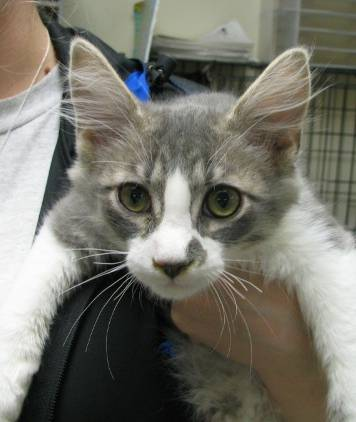
#> input picture animals/cats/cats_00009.jpg, 356 x 422 px; its folder holds 4 pictures in this run
$ jupyter execute 'Bag-of-Words model.ipynb'
#> lines starting #> are read from the running program, lines starting #| are printed output that depends on the picture; pictures that were not available may be replaced by others from this repository, and a replacement may not be noted
# 1

[cell 1]
import numpy
import os
import torch
import cv2
from sklearn.model_selection import train_test_split
import torch.nn as nn
import PIL.Image as Image
from PIL import Image
import matplotlib.pyplot as plt

[cell 2]
file_path = [r"animals/cats", r"animals/dogs", r"animals/panda"]
categories = {0: "cat", 1: "dog", 2: "panda"}
def load_data():
    data = []
    for i in range(3):
        for file in os.listdir(file_path[i]):
            if file.endswith(".jpg"):
                img = cv2.imread(file_path[i] + "/" + file)
#> img is the input picture: shape (422, 356, 3); mean B, G, R 107.3, 117.2, 118.7
                data.append([img, i, file_path[i] + "/" + file, None])
    return data
# data[index][image, lable_id, file_path, histogram]
data = load_data()
print(len(data))

[cell 3]
def display_an_image(data):
    idx = numpy.random.randint(0, len(data))
    img = data[idx][0]
    label = data[idx][1]
    img = Image.fromarray(img)
    print(categories[label])
    display(img)

display_an_image(data)

# 2

[cell 4]
for i in range(len(data)):
    data[i][0] = cv2.resize(data[i][0], (256, 256))

idx = numpy.random.randint(0, len(data))
img = data[idx][0]
#> img: shape (256, 256, 3)
label = data[idx][1]

[cell 5]
# Rotate the image by 45 degrees clockwise
angle = 45
rows, cols, _ = img.shape
#> rows = 256; cols = 256
M = cv2.getRotationMatrix2D((cols/2, rows/2), angle, 1)
rotated_img = cv2.warpAffine(img, M, (cols, rows))
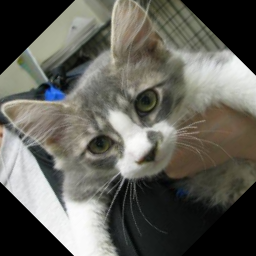
#> rotated_img: shape (256, 256, 3); mean of channels 0, 1, 2 89.4, 96.9, 97.6; drawn as B, G, R
# Flip the image horizontally
flipped_img = cv2.flip(img, 1)
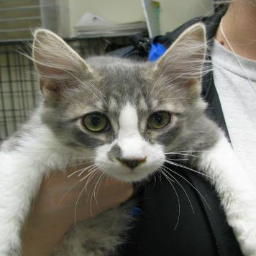
#> flipped_img: shape (256, 256, 3); mean of channels 0, 1, 2 107.2, 117.1, 118.5; drawn as B, G, R

# Display the original, rotated, and flipped images
plt.figure(figsize=(12, 6))

plt.subplot(1, 3, 1)
plt.imshow(cv2.cvtColor(img, cv2.COLOR_BGR2RGB))
plt.title('Original Image')
plt.axis('off')

plt.subplot(1, 3, 2)
plt.imshow(cv2.cvtColor(rotated_img, cv2.COLOR_BGR2RGB))
plt.title('Rotated Image (45 degrees)')
plt.axis('off')

plt.subplot(1, 3, 3)
plt.imshow(cv2.cvtColor(flipped_img, cv2.COLOR_BGR2RGB))
plt.title('Horizontally Flipped Image')
plt.axis('off')

plt.show()
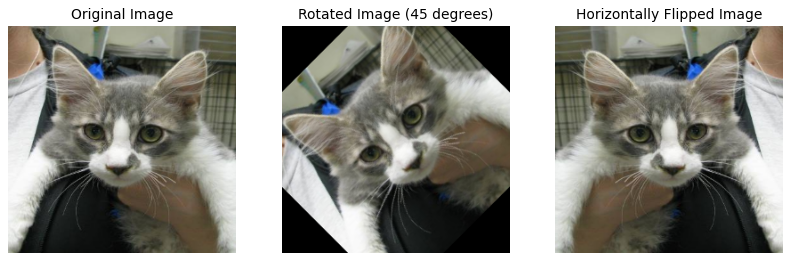
#> figure drawn by matplotlib, 3 panels

# 3

[cell 6]
import cv2
import numpy as np

def extract_SIFT_feature(img):
    # Load an image
    image, _, img_path, _ = img

    # Initialize the SIFT detector
    sift = cv2.SIFT_create()

    # Find the keypoints and descriptors with SIFT
    keypoints, descriptors = sift.detectAndCompute(image, None)

    # Save keypoints and descriptors to a file
    np.save(img_path + '_keypoints.npy', np.array([kp.pt for kp in keypoints]))
    np.save(img_path + '_descriptors.npy', descriptors)

for i in range(len(data)):
    extract_SIFT_feature(data[i])
#> this loop made 6 passes
#> pass 3, in extract_SIFT_feature (call 3), `image, _, img_path, _ = img`:
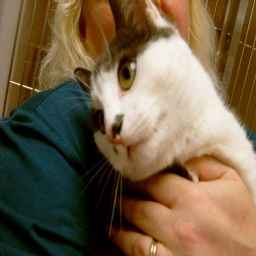
#> image: shape (256, 256, 3); mean of channels 0, 1, 2 72.1, 98.1, 116.7; drawn as B, G, R

[cell 7]
def visualize_results():
    idx = np.random.randint(0, len(data), 5)
    for id in idx:
        img = data[id][0]
        sift = cv2.SIFT_create()
        keypoints, descriptors = sift.detectAndCompute(img, None)
        img = cv2.drawKeypoints(img, keypoints, img)
        plt.imshow(img)
        plt.show()
#> this loop made 5 passes
#> pass 1, in visualize_results, `img = cv2.drawKeypoints(img, keypoints, img)`:
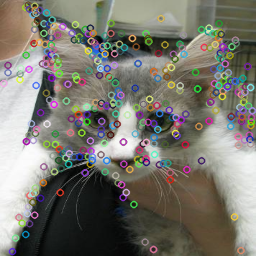
#> img: shape (256, 256, 3); mean of channels 0, 1, 2 110, 118.6, 120.6; drawn as B, G, R
#> pass 3, in visualize_results, `img = cv2.drawKeypoints(img, keypoints, img)`:
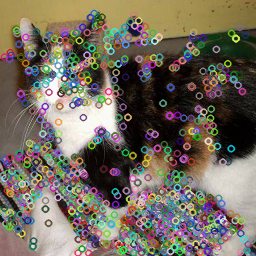
#> img: shape (256, 256, 3); mean of channels 0, 1, 2 94.4, 107, 114.7; drawn as B, G, R
#> after the loop:
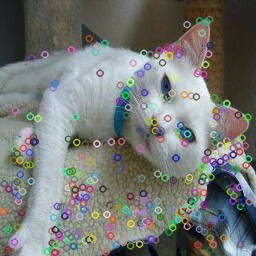
#> img: shape (256, 256, 3); mean of channels 0, 1, 2 115.7, 120.1, 116.5; drawn as B, G, R

visualize_results()

# 4

[cell 8]
#For all the features, apply with the K-Means algorithm. Discuss the influence of different values of k on the results.
from sklearn.cluster import KMeans

def apply_KMeans(k, descriptors):
    kmeans = KMeans(n_clusters=k, random_state=0, n_init='auto')
    kmeans.fit(descriptors)
    return kmeans

def plot_clusters(kmeans):
    plt.figure(figsize=(12, 6))
    for i in range(kmeans.n_clusters):
        cluster = kmeans.cluster_centers_[i]
        plt.plot(cluster[0], cluster[1], 'o', markersize=8)
    plt.title('K-Means Clustering (k = {})'.format(kmeans.n_clusters))
    plt.show()


descriptors = []
for i in range(len(data)):
    descriptors.append(np.load(data[i][2] + '_descriptors.npy'))
descriptors = np.vstack(descriptors)
print(descriptors.shape)
#| (2574, 128)

k_values = [10, 20, 40, 50]
Kmeanses = []
for k in k_values:
    print('Applying K-Means with k =', k)
    kmeans = apply_KMeans(k, descriptors)
    Kmeanses.append(kmeans)
    print('Done!')
    plot_clusters(kmeans)

## Discuss the influence of different values of k on the results.
1. **Underfitting and Overfitting**:
   - Choosing a small \(k\) value may lead to underfitting, where the data is overly simplified into fewer clusters, failing to capture the complex structure of the data.
   - Conversely, selecting a large \(k\) value may result in overfitting, where each data point is assigned to its own cluster, making the model too complex and unable to generalize to new data.

2. **Cluster Separation**:
   - As \(k\) increases, the separation between clusters also increases. Larger \(k\) values may lead to clearer boundaries between clusters, but can also result in some clusters being too small or containing noise points.

3. **Computational Complexity**:
   - Larger \(k\) values increase the computational complexity of the algorithm, as more iterations are needed to find the optimal cluster centers.

# 5

[cell 9]
# Use the BoW model to quantize features and represent by frequencies.
from tqdm import trange

kmeans = Kmeanses[2]
cats = [None, None, None, np.zeros(kmeans.n_clusters)]
dogs = [None, None, None, np.zeros(kmeans.n_clusters)]
panda = [None, None, None, np.zeros(kmeans.n_clusters)]
print(kmeans.n_clusters)
def get_histogram():
    for i in range(len(data)):
        data[i][3] = np.zeros(kmeans.n_clusters)
    for i in trange(len(data), desc='Computing histograms'):
        descriptors = np.load(data[i][2] + '_descriptors.npy')
        prediction = kmeans.predict(descriptors)
        for j in range(len(prediction)):
            data[i][3][prediction[j]] += 1
        if data[i][1] == 0:
            cats[3] += data[i][3]
        elif data[i][1] == 1:
            dogs[3] += data[i][3]
        else :
            panda[3] += data[i][3]

        np.save(data[i][2]+'_histogram.npy', data[i][3])
get_histogram()

[cell 10]
# plot the histogram of the BoW model
def plot_histogram(img,txt):
#> called with txt = 'histogram of cats'
    plt.figure(figsize=(12, 6))
    plt.bar(range(len(img[3])), img[3])
    plt.title(txt)
    plt.show()
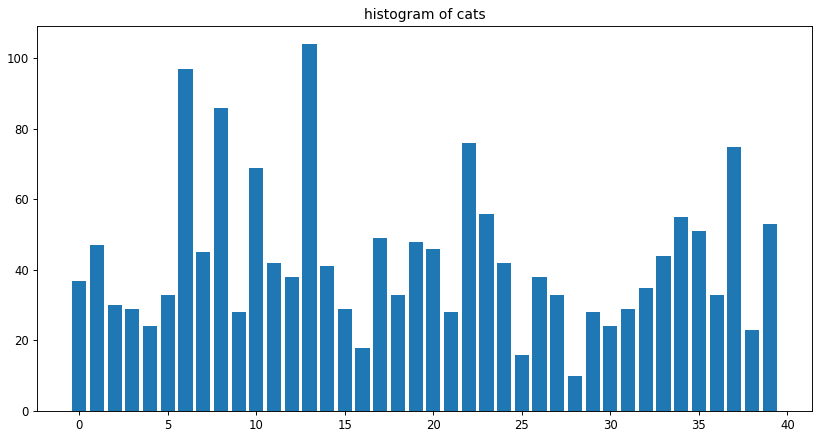
#> figure drawn by matplotlib, 1 panel; tallest bar 104 high, from x = 12.6 to 13.4

plot_histogram(cats, "histogram of cats")
plot_histogram(dogs, "histogram of dogs")
#> call 2 of plot_histogram, with txt = 'histogram of dogs'
#> in plot_histogram (call 2), `plt.show()`:
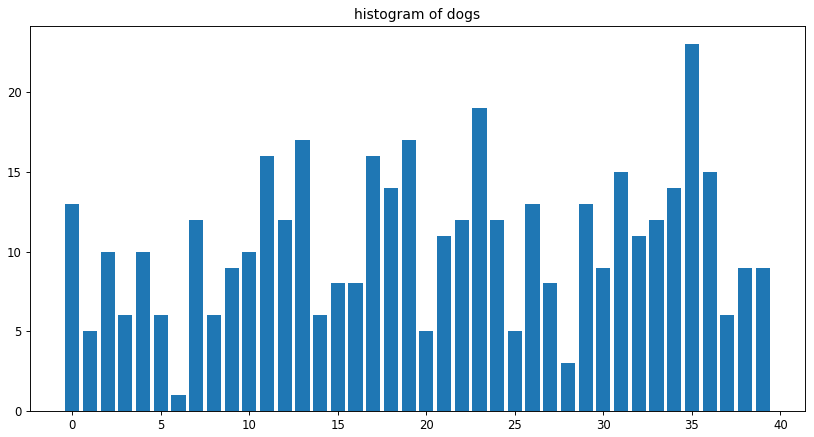
#> figure drawn by matplotlib, 1 panel; tallest bar 23 high, from x = 34.6 to 35.4
plot_histogram(panda, "histogram of panda")

plot_histogram(data[np.random.randint(0, len(data))],"histogram of a random image")
#> call 4 of plot_histogram, with txt = 'histogram of a random image'
#> in plot_histogram (call 4), `plt.show()`:
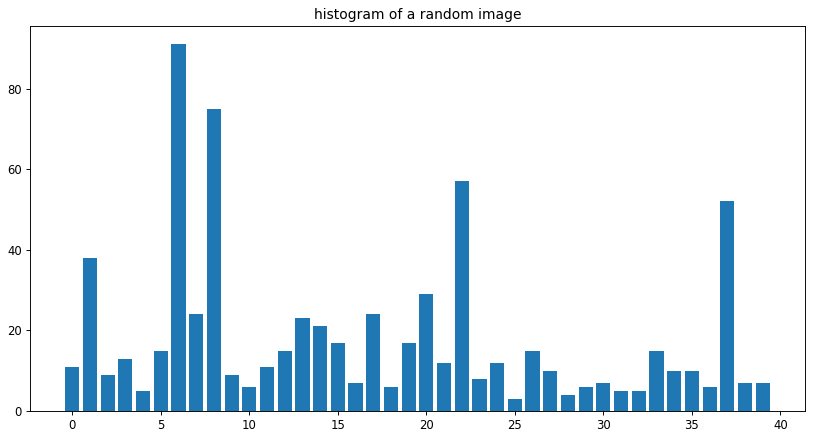
#> figure drawn by matplotlib, 1 panel; tallest bar 91 high, from x = 5.6 to 6.4
